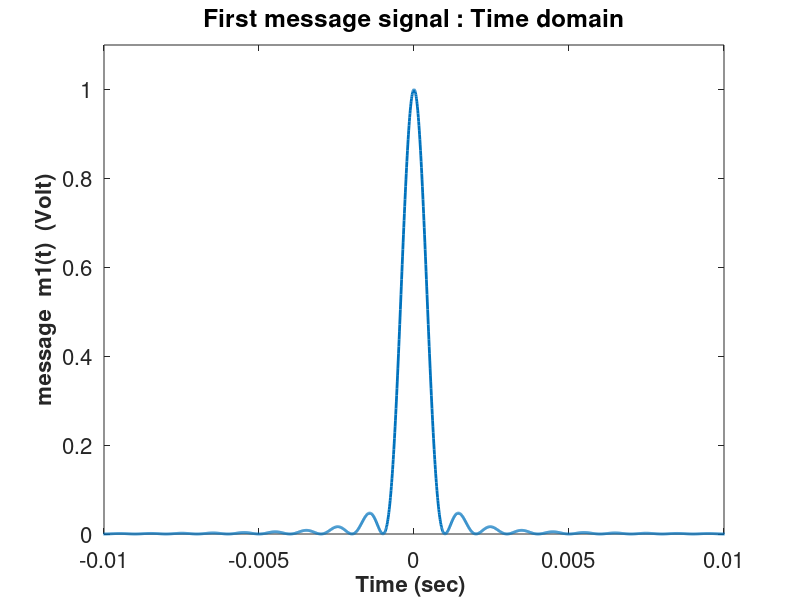
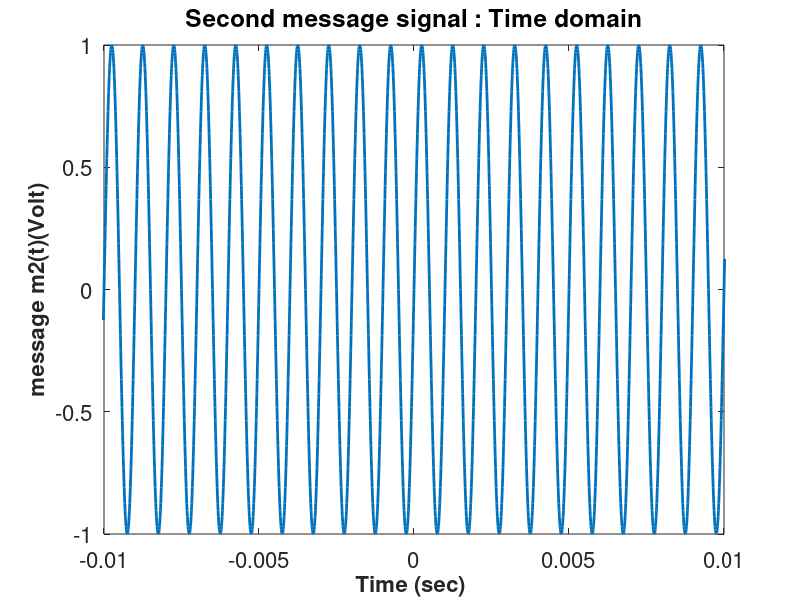
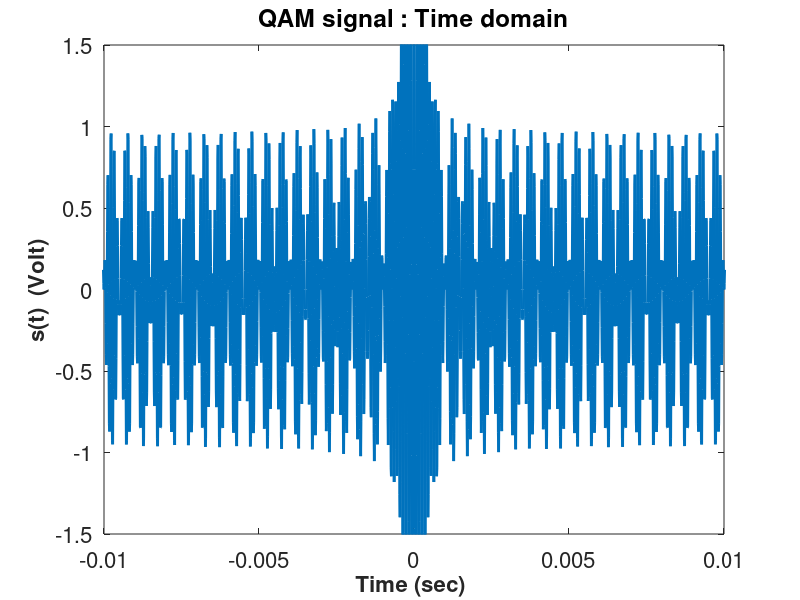
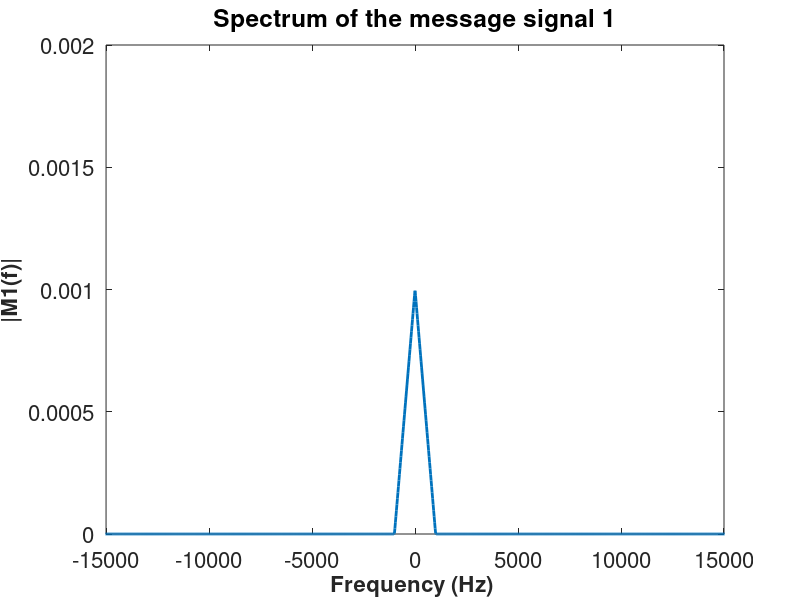

Write the MATLAB code that produced these figures, in order.
clear
hold off
format long e


% QAM
% Abd Elelah Arafah - arafaha - 400197623

N = 4096; %FTT samples
sampling_rate = 100.0e3;% rate in Hz
tstep = 1/sampling_rate;%time steps
tmax = N*tstep/2;

tmin = -tmax;%max and min of time
tt = tmin:tstep:tmax-tstep;
fmax = sampling_rate/2; 
fmin = -fmax;%max and min of frequency
fstep = (fmax-fmin)/N;
freq = fmin:fstep:fmax-fstep;

%carrier message
fc = 10e3;
Ac = 1;

%In-phase carrier
ct1=Ac*cos(2*pi*fc*tt);

%The first message signal
mt1 = 2*sinc(tt/0.001);

%DSB-SC1
st1 = mt1.*ct1;

%Quad. carrier
ct2=Ac*sin(2*pi*fc*tt);
mt1 = sinc(tt/0.001).^2;

%The second message signal
fm = 1e3;
mt2 = sin(2*pi*fm*tt);

%DSB-SC2
st2 = mt2.*ct2;

%QAM signal
st = st1+st2;

%First message signal in Time domain
figure(1)
Hp1 = plot(tt,mt1);
set(Hp1,'LineWidth',2)
Ha = gca;
set(Ha,'Fontsize',16)
Hx=xlabel('Time (sec) ');
set(Hx,'FontWeight','bold','Fontsize',16)
Hx=ylabel('message  m1(t)  (Volt)');
set(Hx,'FontWeight','bold','Fontsize',16)
title('First message signal : Time domain');
axis([-0.01 0.01 0 1.1])
pause(1)

%Second message signal in Time domain
figure(2)
Hp1 = plot(tt,mt2);
set(Hp1,'LineWidth',2)
Ha = gca;
set(Ha,'Fontsize',16)
Hx=xlabel('Time (sec) ');
set(Hx,'FontWeight','bold','Fontsize',16)
Hx=ylabel('message m2(t)(Volt)');
set(Hx,'FontWeight','bold','Fontsize',16)
title('Second message signal : Time domain');
axis([-0.01 0.01 min(mt2) max(mt2)])
pause(1)

%QAM signal in Time domain
figure(3)
Hp1 = plot(tt,st);
set(Hp1,'LineWidth',2)
Ha = gca;
set(Ha,'Fontsize',16)
Hx=xlabel('Time (sec) ');
set(Hx,'FontWeight','bold','Fontsize',16)
Hx=ylabel('s(t)  (Volt)');
set(Hx,'FontWeight','bold','Fontsize',16)
title('QAM signal : Time domain');
axis([-0.01 0.01 -1.5 1.5])
pause(1)
Mf1 = fftshift(fft(fftshift(mt1)))/(2*fmax);

%Spectrum of the message signal in frequency domain
figure(4)
%The amplitude of the spectrum is different from the Fourier transform
%amplitude due to discretization of discrete Fourier transform
Hp1=plot(freq,abs(Mf1))
set(Hp1,'LineWidth',2)
Ha = gca;
set(Ha,'Fontsize',16)
Hx=xlabel('Frequency (Hz) ');
set(Hx,'FontWeight','bold','Fontsize',16)
Hx=ylabel('|M1(f)|');
set(Hx,'FontWeight','bold','Fontsize',16)
title('Spectrum of the message signal 1');
axis ([-15e3 15e3 0 200/(2*fmax)])
pause(1)

%Spectrum of the message signal in frequency domain
Mf2 = fftshift(fft(fftshift(mt2)))/(2*fmax);
figure(5)
Hp1=plot(freq,abs(Mf2))
set(Hp1,'LineWidth',2)
Ha = gca;
set(Ha,'Fontsize',16)
Hx=xlabel('Frequency (Hz) ');
set(Hx,'FontWeight','bold','Fontsize',16)
Hx=ylabel('|M2(f)|');
set(Hx,'FontWeight','bold','Fontsize',16)
title('Spectrum of the message signal 2');
axis ([-15e3 15e3 0 200/(2*fmax)])
pause(1)

%Spectrum of the QAM signal in frequency domain
figure(6)
Sf = fftshift(fft(fftshift(st)))/(2*fmax);
Hp1=plot(freq,abs(Sf));
set(Hp1,'LineWidth',2)
Ha = gca;
set(Ha,'Fontsize',16)
Hx=xlabel('Frequency (Hz) ');
set(Hx,'FontWeight','bold','Fontsize',16)
Hx=ylabel('|S(f)|');
set(Hx,'FontWeight','bold','Fontsize',16)
title('Spectrum of the QAM signal S(f)');
axis ([-30e3 30e3 0 200/(2*fmax)])
pause(1)
%@Rx
%QAM demux and demodulation

%Local oscillator at the receiver perfectly synchronized
thet=pi/4;
lo1 = cos(2*pi*fc*tt + thet);
lo2 = sin(2*pi*fc*tt + thet); 

%upper branch of QAM Rx
stt1 = st .* lo1;
Sff1 = fftshift(fft(fftshift(stt1)))/(2*fmax);

%lower branch of QAM Rx
stt2 = st .* lo2;
Sff2 = fftshift(fft(fftshift(stt2)))/(2*fmax);

%Lpf cutoff choice
f_cutoff = 1.1*fm;

%low pass filter code
n=1;
for f = freq
    if abs(f) < f_cutoff
        Hf(n) = 1;
    else
        Hf(n) = 0;
    end
n=n+1;
end

%LPF1 output:
Mff1 = Sff1 .* Hf;
mt_hat1 = 2*fmax*fftshift(ifft(fftshift(Mff1)));
Mff2 = Sff2 .* Hf;
mt_hat2 = 2*fmax*fftshift(ifft(fftshift(Mff2)));
figure(7)
Hp1=plot(tt,mt_hat1,'r',tt,mt1*0.5,'g.');
set(Hp1,'LineWidth',2)
Ha = gca;
set(Ha,'Fontsize',16)
Hx=xlabel('Time (sec) ');
set(Hx,'FontWeight','bold','Fontsize',16)
Hx=ylabel('m hat1(t)(Volt)');
set(Hx,'FontWeight','bold','Fontsize',16)
title('Output of LPF1,  m hat1(t)  : Time domain');
axis([-0.01 0.01 min(mt1*0.5) max(mt1*0.5)])
legend('LPF1 output', 'message sig1');

%LPF2 output:
figure(8)
Hp1=plot(tt,mt_hat2,'r',tt,mt2*0.5,'g.');
set(Hp1,'LineWidth',2)
Ha = gca;
set(Ha,'Fontsize',16)
Hx=xlabel('Time (sec) ');
set(Hx,'FontWeight','bold','Fontsize',16)
Hx=ylabel('m hat2(t)(Volt)');
set(Hx,'FontWeight','bold','Fontsize',16)
title('Output of LPF2,  m hat2(t)  : Time domain');
axis([-0.01 0.01 min(mt2*0.5) max(mt2*0.5)])
legend('LPF2 output', 'message sig2');

% Abd Elelah Arafah - arafaha - 400197623












     
